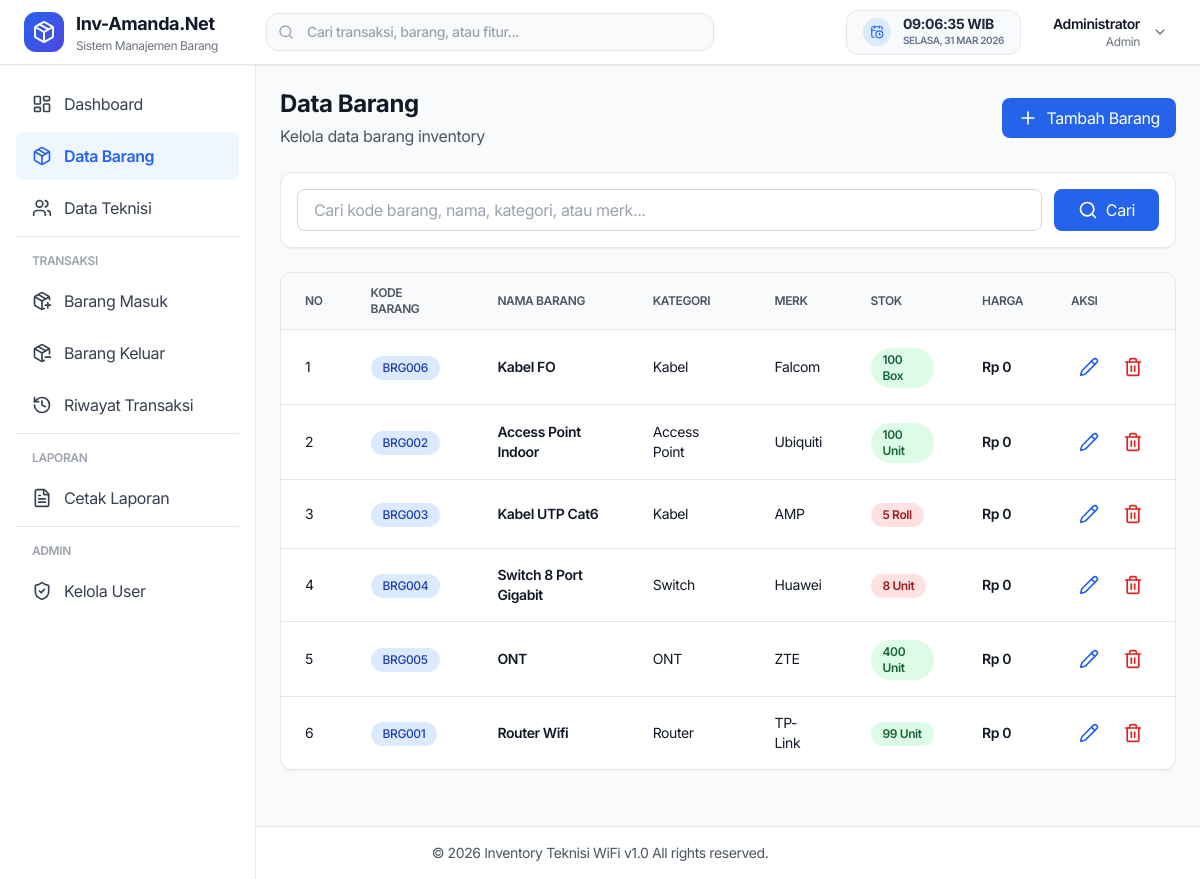
Screenshot of /barang/index.php (signed in) with the database file from the repository.
### tables this page shows
CREATE TABLE `users` (
  `id` int NOT NULL,
  `username` varchar(50) NOT NULL,
  `password` varchar(255) NOT NULL,
  `nama_lengkap` varchar(100) NOT NULL,
  `email` varchar(100) DEFAULT NULL,
  `role` enum('admin','teknisi') DEFAULT 'teknisi',
  `foto_profil` varchar(255) DEFAULT NULL,
  `created_at` timestamp NOT NULL DEFAULT CURRENT_TIMESTAMP,
  `updated_at` timestamp NOT NULL DEFAULT CURRENT_TIMESTAMP ON UPDATE CURRENT_TIMESTAMP
);

CREATE TABLE `barang` (
  `id` int NOT NULL,
  `kode_barang` varchar(50) NOT NULL,
  `nama_barang` varchar(100) NOT NULL,
  `kategori` varchar(50) DEFAULT NULL,
  `merk` varchar(50) DEFAULT NULL,
  `satuan` varchar(20) DEFAULT NULL,
  `stok` int DEFAULT '0',
  `harga` decimal(15,2) DEFAULT NULL,
  `deskripsi` text,
  `created_at` timestamp NOT NULL DEFAULT CURRENT_TIMESTAMP
);

### includes/auth_check.php (called while the page is built, shortened)
<?php
require_once __DIR__ . '/../config/database.php';
$user_id = $_SESSION['user_id'];
$query = "SELECT * FROM users WHERE id = ?";
$stmt = mysqli_prepare($conn, $query);
mysqli_stmt_bind_param($stmt, "i", $user_id);
mysqli_stmt_execute($stmt);
$result = mysqli_stmt_get_result($stmt);
$user = mysqli_fetch_assoc($result);
?>

### functions/barang.php (called while the page is built, shortened)
<?php
function getAllBarang($conn) {
    $query = "SELECT * FROM barang ORDER BY created_at DESC";
    return mysqli_query($conn, $query);
}
?>

### functions/helpers.php (called while the page is built, shortened)
<?php
function formatRupiah($angka) {
    return 'Rp ' . number_format($angka, 0, ',', '.');
}
?>

### public/barang/index.php (the view, shortened to what this page needs)
<?php
require_once '../../includes/auth_check.php';
require_once '../../functions/helpers.php';
require_once '../../functions/barang.php';
$barang_list = isset($_GET['search']) && $_GET['search'] != ''
    ? searchBarang($conn, $_GET['search'])
    : getAllBarang($conn);
require_once '../../includes/header.php';
?>
<?php require_once '../../includes/sidebar.php'; ?>
<div class="lg:ml-64 pt-16">
    <div class="p-6">
        <div class="flex flex-col md:flex-row md:items-center md:justify-between mb-6">
            <div>
                <h1 class="text-2xl font-bold text-gray-900">Data Barang</h1>
                <p class="text-gray-600 mt-1">Kelola data barang inventory</p>
            </div>
            <div class="mt-4 md:mt-0">
                <a href="tambah" class="inline-flex items-center gap-2 px-4 py-2 bg-blue-600 text-white rounded-lg hover:bg-blue-700 transition">
                    <i data-lucide="plus" class="w-5 h-5"></i>
                    Tambah Barang
                </a>
            </div>
        </div>
        <div class="bg-white rounded-xl shadow-sm border border-gray-200 p-4 mb-6">
            <form method="GET" class="flex flex-col md:flex-row gap-3">
                <div class="flex-1">
                    <input type="text" name="search" value="<?= $_GET['search'] ?? '' ?>"
                           placeholder="Cari kode barang, nama, kategori, atau merk..."
                           class="w-full px-4 py-2 border border-gray-300 rounded-lg focus:ring-2 focus:ring-blue-500 focus:border-blue-500">
                </div>
                <button type="submit" class="px-6 py-2 bg-blue-600 text-white rounded-lg hover:bg-blue-700 transition">
                    <span class="flex items-center gap-2">
                        <i data-lucide="search" class="w-5 h-5"></i>
                        Cari
                    </span>
                </button>
            </form>
        </div>
        <div class="bg-white rounded-xl shadow-sm border border-gray-200 overflow-hidden">
            <div class="overflow-x-auto">
                <table class="w-full">
                    <thead class="bg-gray-50 border-b border-gray-200">
                        <tr>
                            <th class="px-6 py-3 text-left text-xs font-semibold text-gray-600 uppercase">No</th>
                            <th class="px-6 py-3 text-left text-xs font-semibold text-gray-600 uppercase">Kode Barang</th>
                            <th class="px-6 py-3 text-left text-xs font-semibold text-gray-600 uppercase">Nama Barang</th>
                            <th class="px-6 py-3 text-left text-xs font-semibold text-gray-600 uppercase">Kategori</th>
                            <th class="px-6 py-3 text-left text-xs font-semibold text-gray-600 uppercase">Merk</th>
                            <th class="px-6 py-3 text-left text-xs font-semibold text-gray-600 uppercase">Stok</th>
                            <th class="px-6 py-3 text-left text-xs font-semibold text-gray-600 uppercase">Harga</th>
                            <th class="px-6 py-3 text-left text-xs font-semibold text-gray-600 uppercase">Aksi</th>
                        </tr>
                    </thead>
                    <tbody class="divide-y divide-gray-200">
                        <?php
                        $no = 1;
                        while ($row = mysqli_fetch_assoc($barang_list)):
                        ?>
                        <tr class="hover:bg-gray-50">
                            <td class="px-6 py-4 text-sm text-gray-900"><?= $no++ ?></td>
                            <td class="px-6 py-4">
                                <span class="inline-flex items-center px-3 py-1 rounded-full text-xs font-medium bg-blue-100 text-blue-800">
                                    <?= $row['kode_barang'] ?>
                                </span>
                            </td>
                            <td class="px-6 py-4">
                                <div>
                                    <p class="text-sm font-semibold text-gray-900"><?= $row['nama_barang'] ?></p>
                                </div>
                            </td>
                            <td class="px-6 py-4 text-sm text-gray-900"><?= $row['kategori'] ?></td>
                            <td class="px-6 py-4 text-sm text-gray-900"><?= $row['merk'] ?></td>
                            <td class="px-6 py-4">
                                <?php if ($row['stok'] < 10): ?>
                                    <span class="inline-flex items-center px-3 py-1 rounded-full text-xs font-semibold bg-red-100 text-red-800">
                                        <?= $row['stok'] ?> <?= $row['satuan'] ?>
                                    </span>
                                <?php elseif ($row['stok'] < 20): ?>
                                    <span class="inline-flex items-center px-3 py-1 rounded-full text-xs font-semibold bg-yellow-100 text-yellow-800">
                                        <?= $row['stok'] ?> <?= $row['satuan'] ?>
                                    </span>
                                <?php else: ?>
                                    <span class="inline-flex items-center px-3 py-1 rounded-full text-xs font-semibold bg-green-100 text-green-800">
                                        <?= $row['stok'] ?> <?= $row['satuan'] ?>
                                    </span>
                                <?php endif; ?>
                            </td>
                            <td class="px-6 py-4 text-sm font-semibold text-gray-900"><?= formatRupiah($row['harga']) ?></td>
                            <td class="px-6 py-4">
                                <div class="flex items-center gap-2">
                                    <a href="edit.php?id=<?= $row['id'] ?>"
                                       class="p-2 text-blue-600 hover:bg-blue-50 rounded-lg transition"
                                       title="Edit">
                                        <i data-lucide="pencil" class="w-5 h-5"></i>
                                    </a>
                                    <a href="hapus.php?id=<?= $row['id'] ?>"
                                       class="p-2 text-red-600 hover:bg-red-50 rounded-lg transition inline-flex"
                                       title="Hapus"
                                       onclick="return confirm('Apakah Anda yakin ingin menghapus \'<?= htmlspecialchars($row['nama_barang'], ENT_QUOTES) ?>\'?\n\nData yang sudah dihapus tidak dapat dikembalikan!');">
                                        <i data-lucide="trash-2" class="w-5 h-5"></i>
                                    </a>
                                </div>
                            </td>
                        </tr>
                        <?php endwhile; ?>
                    </tbody>
                </table>
            </div>
        </div>
    </div>
<?php require_once '../../includes/footer.php'; ?>

### includes/header.php (shortened to what this page needs)
<!DOCTYPE html>
<html lang="id">
<head>
    <script src="https://cdn.tailwindcss.com"></script>
</head>
<body class="bg-gray-50 text-gray-800 tracking-tight">
    <nav class="bg-white shadow-sm border-b border-gray-200 fixed top-0 left-0 right-0 z-50">
        <div class="px-4 lg:px-6">
            <div class="flex items-center justify-between h-16">
                <div class="flex items-center gap-4 flex-1">
                    <div class="flex items-center gap-3">
                        <div class="w-10 h-10 bg-gradient-to-br from-blue-600 to-indigo-600 rounded-xl flex items-center justify-center">
                            <i data-lucide="package" class="w-6 h-6 text-white"></i>
                        </div>
                        <div class="hidden md:block min-w-max">
                            <h1 class="text-lg font-bold text-gray-900">Inv-Amanda.Net</h1>
                            <p class="text-xs text-gray-500">Sistem Manajemen Barang</p>
                        </div>
                    </div>
                    <div class="hidden lg:flex max-w-md w-full ml-8 mr-auto">
                    <form action="<?= BASE_URL ?>/public/transaksi/riwayat" method="GET" class="relative w-full">
                        <div class="absolute inset-y-0 left-0 pl-3 flex items-center pointer-events-none">
                        </div>
                        <input type="text" name="search" class="block w-full pl-10 pr-3 py-2 border border-gray-200 rounded-xl leading-5 bg-gray-50 text-sm placeholder-gray-400 focus:outline-none focus:bg-white focus:ring-2 focus:ring-blue-500 focus:border-blue-500 transition-all font-medium" placeholder="Cari transaksi, barang, atau fitur...">
                    </form>
                </div>
                </div>
                <div class="flex items-center gap-4 md:gap-6">
                    <div class="hidden lg:flex items-center gap-3 px-4 py-1.5 bg-slate-50 border border-slate-200 rounded-xl">
                        <div class="w-7 h-7 rounded-full bg-blue-100 flex items-center justify-center text-blue-600">
                            <i data-lucide="calendar-clock" class="w-3.5 h-3.5"></i>
                        </div>
                        <div class="text-left">
                            <p id="liveTime" class="text-sm font-bold tracking-tight text-slate-800 leading-none">--:--:--</p>
                            <p id="liveDate" class="text-[10px] font-semibold text-slate-500 uppercase mt-0.5">------</p>
                        </div>
                    </div>
                    <div class="relative">
                        <button onclick="toggleUserMenu()" class="flex items-center gap-3 p-2 rounded-xl hover:bg-slate-100 transition">
                            <div class="hidden md:block text-right">
                                <p class="text-sm font-semibold text-gray-900"><?= $user['nama_lengkap'] ?></p>
                                <p class="text-xs text-gray-500"><?= ucfirst($user['role']) ?></p>
                            </div>
                            <i data-lucide="chevron-down" class="w-4 h-4 text-gray-500"></i>
                        </button>
                    </div>
                </div>
            </div>
        </div>
    </nav>

### includes/header.php (style rules this page uses)
body { font-family: 'Inter', sans-serif; }

### rows the page displays
users: nama_lengkap "Administrator", role "Admin"
barang: kode_barang "BRG006", nama_barang "Kabel FO", kategori "Kabel", merk "Falcom", stok "100", satuan "Box", harga "Rp 0"
barang: kode_barang "BRG002", nama_barang "Access Point Indoor", kategori "Access Point", merk "Ubiquiti", stok "100", satuan "Unit", harga "Rp 0"
barang: kode_barang "BRG003", nama_barang "Kabel UTP Cat6", kategori "Kabel", merk "AMP", stok "5", satuan "Roll", harga "Rp 0"
barang: kode_barang "BRG004", nama_barang "Switch 8 Port Gigabit", kategori "Switch", merk "Huawei", stok "8", satuan "Unit", harga "Rp 0"
barang: kode_barang "BRG005", nama_barang "ONT", kategori "ONT", merk "ZTE", stok "400", satuan "Unit", harga "Rp 0"
barang: kode_barang "BRG001", nama_barang "Router Wifi", kategori "Router", merk "TP-Link", stok "99", satuan "Unit", harga "Rp 0"
